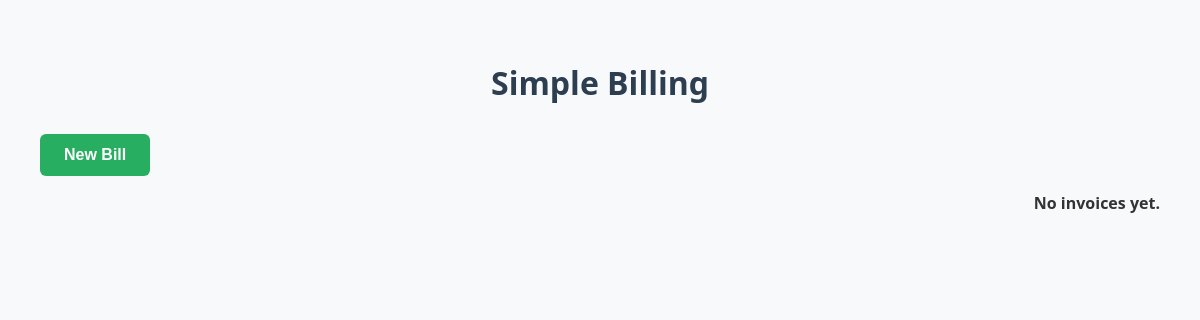
The app's page /, older data.
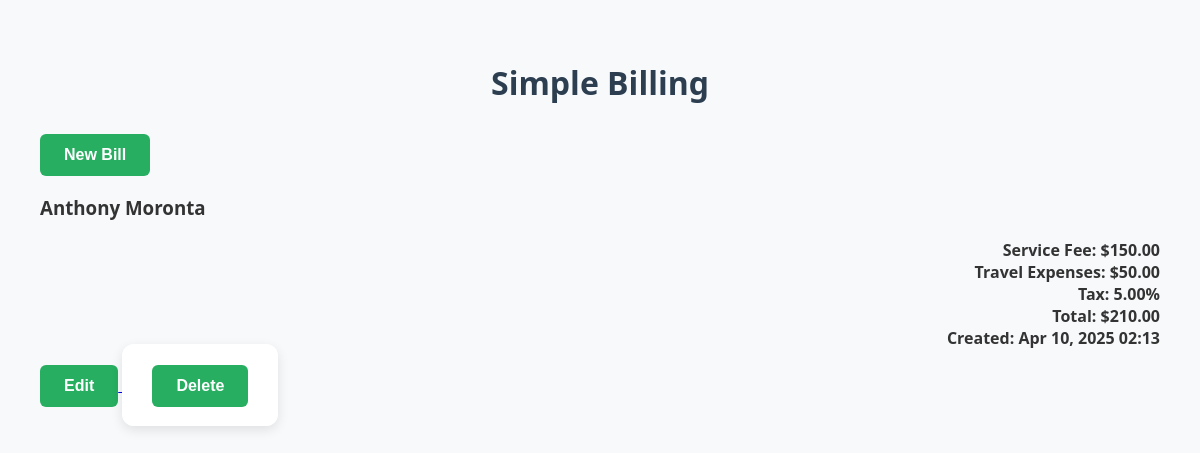
The same page, newer data.
### simpleBilling/models.py (models this page shows, shortened)
class Invoice(models.Model):
    client = models.ForeignKey('Client', on_delete=models.CASCADE)
    billing_date = models.DateTimeField(auto_now_add=True)
    service_fee = models.DecimalField(max_digits=10, decimal_places=2)
    travel_expenses = models.DecimalField(max_digits=10, decimal_places=2)
    tax_percent = models.DecimalField(max_digits=5, decimal_places=2)
    total = models.DecimalField(max_digits=10, decimal_places=2, blank=True, null=True)
    notes = models.TextField(blank=True, null=True)
    created_at = models.DateTimeField(auto_now_add=True)

class Client(models.Model):
    name = models.CharField(max_length=255)
    email = models.EmailField(blank=True, null=True)
    created_at = models.DateTimeField(auto_now_add=True)

### simpleBilling/views.py (the view, shortened to what this page needs)
# urls.py: path('', views.invoice_list_create_view, name="home"),
def invoice_list_create_view(request):
    invoices = Invoice.objects.select_related("client").prefetch_related("attachments").order_by("-billing_date")
    return render(request, "simpleBilling/invoice.html", {
        'invoices': invoices
    })

### simpleBilling/templates/simpleBilling/invoice.html (shortened to what this page needs)
{% load static %}
<!DOCTYPE html>
<html>
    <head>
        <link rel="stylesheet" href="{% static 'simpleBilling/css/styles.css' %}">
    </head>
    <body>
        <h1>Simple Billing</h1>
        <a href="{%url 'create-invoice' %}">
            <button id="show-form-btn">New Bill</button>
        </a>
        <br>
        <div id=invoices-list>
            {% for invoice in invoices%}
                <div class="invoice-card">
                    <h3>{{ invoice.client.name }}</h3>
                    <p>
                        Service Fee: ${{ invoice.service_fee }} <br>
                        Travel Expenses: ${{ invoice.travel_expenses }} <br>
                        Tax: {{ invoice.tax_percent }}%<br>
                        Total: ${{ invoice.total }}<br>
                        Created: {{ invoice.billing_date|date:"M d, Y H:i" }}
                    </p>
                    <a href="{%url 'edit-invoice' invoice.id %}">
                        <button id="show-form-btn">Edit</button>
                    </a>
                    <form method="post" action="{% url 'delete-invoice' invoice.id %}" style="display: inline;">
                        <button type="submit" onclick="return confirm('Are you ok deleting this bill? ');">
                            Delete
                        </button>
                    </form>
                </div>
            {% empty %}
                <p> No invoices yet. </p>
            {% endfor %}
        </div>
    </body>
</html>

Row changes from the older to the newer data that the page shows:
added Invoice: client.name "Anthony Moronta", service_fee "150.00", travel_expenses "50.00", tax_percent "5.00", total "210.00", billing_date "Apr 10, 2025 02:13"
Text that changed along with them:
text no longer shown: "No invoices yet."
